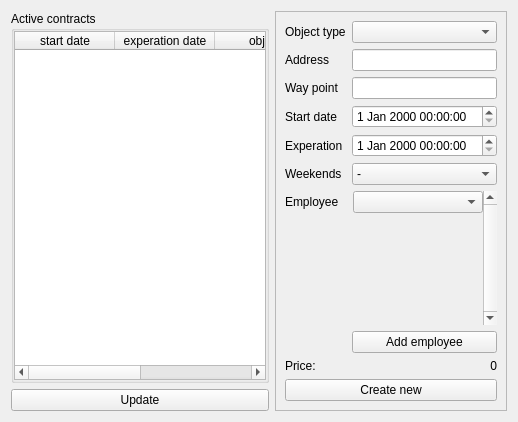
<?xml version="1.0" encoding="UTF-8"?>
<ui version="4.0">
 <class>Contracts</class>
 <widget class="QFrame" name="Contracts">
  <property name="geometry">
   <rect>
    <x>0</x>
    <y>0</y>
    <width>518</width>
    <height>422</height>
   </rect>
  </property>
  <layout class="QGridLayout" name="gridLayout">
   <item row="2" column="0">
    <widget class="QPushButton" name="update">
     <property name="text">
      <string>Update</string>
     </property>
    </widget>
   </item>
   <item row="0" column="1" rowspan="3">
    <widget class="QFrame" name="frame">
     <property name="frameShape">
      <enum>QFrame::StyledPanel</enum>
     </property>
     <property name="frameShadow">
      <enum>QFrame::Raised</enum>
     </property>
     <layout class="QGridLayout" name="gridLayout_3">
      <item row="4" column="0">
       <widget class="QPushButton" name="submitContract">
        <property name="text">
         <string>Create new</string>
        </property>
       </widget>
      </item>
      <item row="2" column="0">
       <layout class="QFormLayout" name="formLayout">
        <property name="labelAlignment">
         <set>Qt::AlignLeading|Qt::AlignLeft|Qt::AlignVCenter</set>
        </property>
        <property name="formAlignment">
         <set>Qt::AlignLeading|Qt::AlignLeft|Qt::AlignVCenter</set>
        </property>
        <item row="0" column="0">
         <widget class="QLabel" name="label_8">
          <property name="sizePolicy">
           <sizepolicy hsizetype="Preferred" vsizetype="Fixed">
            <horstretch>0</horstretch>
            <verstretch>0</verstretch>
           </sizepolicy>
          </property>
          <property name="text">
           <string>Price:</string>
          </property>
         </widget>
        </item>
        <item row="0" column="1">
         <widget class="QLabel" name="price">
          <property name="text">
           <string>0</string>
          </property>
          <property name="alignment">
           <set>Qt::AlignRight|Qt::AlignTrailing|Qt::AlignVCenter</set>
          </property>
         </widget>
        </item>
       </layout>
      </item>
      <item row="0" column="0">
       <layout class="QFormLayout" name="formLayout_2">
        <item row="0" column="0">
         <widget class="QLabel" name="label">
          <property name="text">
           <string>Object type</string>
          </property>
         </widget>
        </item>
        <item row="0" column="1">
         <widget class="QComboBox" name="objectType_cb"/>
        </item>
        <item row="1" column="0">
         <widget class="QLabel" name="label_2">
          <property name="text">
           <string>Address</string>
          </property>
         </widget>
        </item>
        <item row="1" column="1">
         <widget class="QLineEdit" name="address"/>
        </item>
        <item row="2" column="0">
         <widget class="QLabel" name="label_3">
          <property name="text">
           <string>Way point</string>
          </property>
         </widget>
        </item>
        <item row="2" column="1">
         <widget class="QLineEdit" name="waypoint"/>
        </item>
        <item row="3" column="0">
         <widget class="QLabel" name="label_4">
          <property name="text">
           <string>Start date</string>
          </property>
         </widget>
        </item>
        <item row="3" column="1">
         <widget class="QDateTimeEdit" name="startdate"/>
        </item>
        <item row="4" column="0">
         <widget class="QLabel" name="label_5">
          <property name="text">
           <string>Experation</string>
          </property>
         </widget>
        </item>
        <item row="4" column="1">
         <widget class="QDateTimeEdit" name="experationdate"/>
        </item>
        <item row="5" column="0">
         <widget class="QLabel" name="label_6">
          <property name="text">
           <string>Weekends</string>
          </property>
         </widget>
        </item>
        <item row="5" column="1">
         <widget class="QComboBox" name="weekends_cb">
          <item>
           <property name="text">
            <string>-</string>
           </property>
          </item>
         </widget>
        </item>
        <item row="6" column="0" colspan="2">
         <widget class="QScrollArea" name="scrollArea">
          <property name="frameShape">
           <enum>QFrame::NoFrame</enum>
          </property>
          <property name="lineWidth">
           <number>0</number>
          </property>
          <property name="verticalScrollBarPolicy">
           <enum>Qt::ScrollBarAlwaysOn</enum>
          </property>
          <property name="widgetResizable">
           <bool>true</bool>
          </property>
          <widget class="QWidget" name="employees">
           <property name="geometry">
            <rect>
             <x>0</x>
             <y>0</y>
             <width>196</width>
             <height>68</height>
            </rect>
           </property>
           <layout class="QFormLayout" name="formLayout_3">
            <property name="horizontalSpacing">
             <number>14</number>
            </property>
            <property name="verticalSpacing">
             <number>0</number>
            </property>
            <property name="leftMargin">
             <number>0</number>
            </property>
            <property name="topMargin">
             <number>0</number>
            </property>
            <property name="rightMargin">
             <number>0</number>
            </property>
            <property name="bottomMargin">
             <number>0</number>
            </property>
            <item row="0" column="0">
             <widget class="QLabel" name="label_7">
              <property name="text">
               <string>Employee</string>
              </property>
             </widget>
            </item>
            <item row="0" column="1">
             <widget class="QComboBox" name="employee_1"/>
            </item>
           </layout>
          </widget>
         </widget>
        </item>
        <item row="8" column="1">
         <widget class="QPushButton" name="addEmpl">
          <property name="text">
           <string>Add employee</string>
          </property>
         </widget>
        </item>
       </layout>
      </item>
     </layout>
    </widget>
   </item>
   <item row="0" column="0" rowspan="2">
    <widget class="QGroupBox" name="groupBox">
     <property name="title">
      <string>Active contracts</string>
     </property>
     <layout class="QGridLayout" name="gridLayout_2">
      <property name="leftMargin">
       <number>0</number>
      </property>
      <property name="topMargin">
       <number>0</number>
      </property>
      <property name="rightMargin">
       <number>0</number>
      </property>
      <property name="bottomMargin">
       <number>0</number>
      </property>
      <item row="1" column="0">
       <widget class="QTableWidget" name="tableWidget">
        <column>
         <property name="text">
          <string>start date</string>
         </property>
        </column>
        <column>
         <property name="text">
          <string>experation date</string>
         </property>
        </column>
        <column>
         <property name="text">
          <string>object</string>
         </property>
        </column>
        <column>
         <property name="text">
          <string>assigned employees</string>
         </property>
        </column>
       </widget>
      </item>
     </layout>
    </widget>
   </item>
  </layout>
 </widget>
 <resources/>
 <connections/>
</ui>
